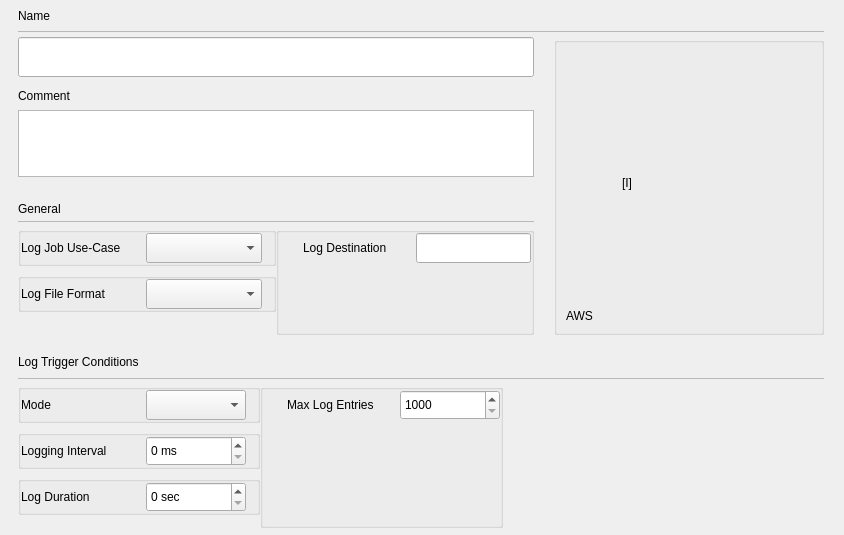
<?xml version="1.0" encoding="UTF-8"?>
<ui version="4.0">
 <class>C_SdNdeDalLogJobPropertiesWidget</class>
 <widget class="QWidget" name="C_SdNdeDalLogJobPropertiesWidget">
  <property name="geometry">
   <rect>
    <x>0</x>
    <y>0</y>
    <width>844</width>
    <height>535</height>
   </rect>
  </property>
  <property name="windowTitle">
   <string>C_SdNdeDalLogJobPropertiesWidget</string>
  </property>
  <layout class="QVBoxLayout" name="verticalLayout">
   <property name="leftMargin">
    <number>18</number>
   </property>
   <property name="topMargin">
    <number>1</number>
   </property>
   <property name="rightMargin">
    <number>20</number>
   </property>
   <property name="bottomMargin">
    <number>5</number>
   </property>
   <item>
    <layout class="QGridLayout" name="gridLayout" rowstretch="0,0,0,0,0,0,0,0,0,0,0" columnstretch="0,0">
     <property name="horizontalSpacing">
      <number>20</number>
     </property>
     <property name="verticalSpacing">
      <number>0</number>
     </property>
     <item row="2" column="0" rowspan="3">
      <layout class="QGridLayout" name="gridLayout_2">
       <property name="topMargin">
        <number>5</number>
       </property>
       <property name="horizontalSpacing">
        <number>9</number>
       </property>
       <property name="verticalSpacing">
        <number>5</number>
       </property>
       <item row="3" column="0">
        <spacer name="verticalSpacer_2">
         <property name="orientation">
          <enum>Qt::Orientation::Vertical</enum>
         </property>
         <property name="sizeType">
          <enum>QSizePolicy::Policy::Fixed</enum>
         </property>
         <property name="sizeHint" stdset="0">
          <size>
           <width>20</width>
           <height>2</height>
          </size>
         </property>
        </spacer>
       </item>
       <item row="5" column="0">
        <spacer name="verticalSpacer_3">
         <property name="orientation">
          <enum>Qt::Orientation::Vertical</enum>
         </property>
         <property name="sizeType">
          <enum>QSizePolicy::Policy::Fixed</enum>
         </property>
         <property name="sizeHint" stdset="0">
          <size>
           <width>20</width>
           <height>7</height>
          </size>
         </property>
        </spacer>
       </item>
       <item row="1" column="0">
        <spacer name="verticalSpacer">
         <property name="orientation">
          <enum>Qt::Orientation::Vertical</enum>
         </property>
         <property name="sizeType">
          <enum>QSizePolicy::Policy::Fixed</enum>
         </property>
         <property name="sizeHint" stdset="0">
          <size>
           <width>20</width>
           <height>7</height>
          </size>
         </property>
        </spacer>
       </item>
       <item row="4" column="0">
        <widget class="stw::opensyde_gui_elements::C_OgeTedPropertiesComment" name="pc_TextEditComment">
         <property name="minimumSize">
          <size>
           <width>0</width>
           <height>67</height>
          </size>
         </property>
         <property name="maximumSize">
          <size>
           <width>16777215</width>
           <height>67</height>
          </size>
         </property>
        </widget>
       </item>
       <item row="2" column="0">
        <widget class="stw::opensyde_gui_elements::C_OgeLabHeadingGroupBold" name="pc_LabelComment">
         <property name="text">
          <string>Comment</string>
         </property>
        </widget>
       </item>
       <item row="0" column="0">
        <widget class="stw::opensyde_gui_elements::C_OgeLePropertiesName" name="pc_LineEditName">
         <property name="sizePolicy">
          <sizepolicy hsizetype="Expanding" vsizetype="Fixed">
           <horstretch>0</horstretch>
           <verstretch>0</verstretch>
          </sizepolicy>
         </property>
         <property name="minimumSize">
          <size>
           <width>0</width>
           <height>40</height>
          </size>
         </property>
         <property name="maximumSize">
          <size>
           <width>16777215</width>
           <height>40</height>
          </size>
         </property>
        </widget>
       </item>
      </layout>
     </item>
     <item row="2" column="1" rowspan="4">
      <layout class="QVBoxLayout" name="verticalLayout_2">
       <property name="spacing">
        <number>0</number>
       </property>
       <property name="topMargin">
        <number>5</number>
       </property>
       <item>
        <widget class="stw::opensyde_gui_elements::C_OgeGbxGrayed" name="pc_GroupBoxIcon">
         <property name="minimumSize">
          <size>
           <width>270</width>
           <height>0</height>
          </size>
         </property>
         <property name="maximumSize">
          <size>
           <width>270</width>
           <height>16777215</height>
          </size>
         </property>
         <property name="title">
          <string/>
         </property>
         <layout class="QVBoxLayout" name="verticalLayout_3">
          <property name="topMargin">
           <number>9</number>
          </property>
          <item>
           <spacer name="verticalSpacer_5">
            <property name="orientation">
             <enum>Qt::Orientation::Vertical</enum>
            </property>
            <property name="sizeHint" stdset="0">
             <size>
              <width>20</width>
              <height>0</height>
             </size>
            </property>
           </spacer>
          </item>
          <item>
           <spacer name="verticalSpacer_6">
            <property name="orientation">
             <enum>Qt::Orientation::Vertical</enum>
            </property>
            <property name="sizeType">
             <enum>QSizePolicy::Policy::Fixed</enum>
            </property>
            <property name="sizeHint" stdset="0">
             <size>
              <width>20</width>
              <height>10</height>
             </size>
            </property>
           </spacer>
          </item>
          <item>
           <layout class="QHBoxLayout" name="horizontalLayout">
            <item>
             <spacer name="horizontalSpacer_2">
              <property name="orientation">
               <enum>Qt::Orientation::Horizontal</enum>
              </property>
              <property name="sizeHint" stdset="0">
               <size>
                <width>5</width>
                <height>20</height>
               </size>
              </property>
             </spacer>
            </item>
            <item>
             <spacer name="horizontalSpacer_3">
              <property name="orientation">
               <enum>Qt::Orientation::Horizontal</enum>
              </property>
              <property name="sizeType">
               <enum>QSizePolicy::Policy::Fixed</enum>
              </property>
              <property name="sizeHint" stdset="0">
               <size>
                <width>10</width>
                <height>20</height>
               </size>
              </property>
             </spacer>
            </item>
            <item>
             <widget class="stw::opensyde_gui_elements::C_OgeLabSvgOnly" name="pc_LabelIcon">
              <property name="minimumSize">
               <size>
                <width>144</width>
                <height>144</height>
               </size>
              </property>
              <property name="maximumSize">
               <size>
                <width>144</width>
                <height>144</height>
               </size>
              </property>
              <property name="text">
               <string>[I]</string>
              </property>
             </widget>
            </item>
            <item>
             <spacer name="horizontalSpacer_4">
              <property name="orientation">
               <enum>Qt::Orientation::Horizontal</enum>
              </property>
              <property name="sizeHint" stdset="0">
               <size>
                <width>5</width>
                <height>20</height>
               </size>
              </property>
             </spacer>
            </item>
           </layout>
          </item>
          <item>
           <spacer name="verticalSpacer_7">
            <property name="orientation">
             <enum>Qt::Orientation::Vertical</enum>
            </property>
            <property name="sizeHint" stdset="0">
             <size>
              <width>20</width>
              <height>0</height>
             </size>
            </property>
           </spacer>
          </item>
          <item>
           <widget class="stw::opensyde_gui_elements::C_OgeLabGenericNoPaddingNoMargins" name="pc_LabelIconFileFormat">
            <property name="text">
             <string>AWS</string>
            </property>
           </widget>
          </item>
         </layout>
        </widget>
       </item>
      </layout>
     </item>
     <item row="6" column="0">
      <spacer name="verticalSpacer_9">
       <property name="orientation">
        <enum>Qt::Orientation::Vertical</enum>
       </property>
       <property name="sizeType">
        <enum>QSizePolicy::Policy::Fixed</enum>
       </property>
       <property name="sizeHint" stdset="0">
        <size>
         <width>20</width>
         <height>20</height>
        </size>
       </property>
      </spacer>
     </item>
     <item row="7" column="0" colspan="2">
      <widget class="stw::opensyde_gui_elements::C_OgeLabHeadingGroupBold" name="pc_LabelLogTriggerConditions">
       <property name="text">
        <string>Log Trigger Conditions</string>
       </property>
      </widget>
     </item>
     <item row="10" column="0">
      <layout class="QGridLayout" name="gridLayout_5">
       <property name="topMargin">
        <number>5</number>
       </property>
       <property name="bottomMargin">
        <number>2</number>
       </property>
       <property name="horizontalSpacing">
        <number>9</number>
       </property>
       <property name="verticalSpacing">
        <number>5</number>
       </property>
       <item row="0" column="0">
        <layout class="QHBoxLayout" name="horizontalLayout_2" stretch="1,1,1">
         <property name="spacing">
          <number>0</number>
         </property>
         <property name="leftMargin">
          <number>0</number>
         </property>
         <property name="topMargin">
          <number>0</number>
         </property>
         <property name="rightMargin">
          <number>0</number>
         </property>
         <property name="bottomMargin">
          <number>0</number>
         </property>
         <item>
          <layout class="QVBoxLayout" name="verticalLayout_5" stretch="0,0,0,1">
           <property name="spacing">
            <number>7</number>
           </property>
           <property name="rightMargin">
            <number>0</number>
           </property>
           <property name="bottomMargin">
            <number>0</number>
           </property>
           <item>
            <widget class="stw::opensyde_gui_elements::C_OgeGbxTransparent" name="pc_GbxMode">
             <property name="title">
              <string/>
             </property>
             <layout class="QHBoxLayout" name="horizontalLayout_11">
              <property name="spacing">
               <number>20</number>
              </property>
              <property name="leftMargin">
               <number>0</number>
              </property>
              <property name="topMargin">
               <number>0</number>
              </property>
              <property name="rightMargin">
               <number>11</number>
              </property>
              <property name="bottomMargin">
               <number>0</number>
              </property>
              <item>
               <widget class="stw::opensyde_gui_elements::C_OgeLabGroupItem" name="pc_LabelMode">
                <property name="sizePolicy">
                 <sizepolicy hsizetype="Preferred" vsizetype="Preferred">
                  <horstretch>0</horstretch>
                  <verstretch>0</verstretch>
                 </sizepolicy>
                </property>
                <property name="minimumSize">
                 <size>
                  <width>105</width>
                  <height>0</height>
                 </size>
                </property>
                <property name="maximumSize">
                 <size>
                  <width>105</width>
                  <height>16777215</height>
                 </size>
                </property>
                <property name="text">
                 <string>Mode</string>
                </property>
               </widget>
              </item>
              <item>
               <widget class="stw::opensyde_gui_elements::C_OgeCbxText" name="pc_ComboBoxLocalData">
                <property name="sizePolicy">
                 <sizepolicy hsizetype="Expanding" vsizetype="Fixed">
                  <horstretch>0</horstretch>
                  <verstretch>0</verstretch>
                 </sizepolicy>
                </property>
                <property name="minimumSize">
                 <size>
                  <width>100</width>
                  <height>30</height>
                 </size>
                </property>
                <property name="maximumSize">
                 <size>
                  <width>16777215</width>
                  <height>30</height>
                 </size>
                </property>
               </widget>
              </item>
             </layout>
            </widget>
           </item>
           <item>
            <widget class="stw::opensyde_gui_elements::C_OgeGbxTransparent" name="pc_GbxLoggingInterval">
             <property name="title">
              <string/>
             </property>
             <layout class="QHBoxLayout" name="horizontalLayout_12">
              <property name="spacing">
               <number>20</number>
              </property>
              <property name="leftMargin">
               <number>0</number>
              </property>
              <property name="topMargin">
               <number>0</number>
              </property>
              <property name="rightMargin">
               <number>0</number>
              </property>
              <property name="bottomMargin">
               <number>0</number>
              </property>
              <item>
               <widget class="stw::opensyde_gui_elements::C_OgeLabGroupItem" name="pc_LabelLoggingInterval">
                <property name="minimumSize">
                 <size>
                  <width>105</width>
                  <height>0</height>
                 </size>
                </property>
                <property name="maximumSize">
                 <size>
                  <width>105</width>
                  <height>16777215</height>
                 </size>
                </property>
                <property name="text">
                 <string>Logging Interval</string>
                </property>
               </widget>
              </item>
              <item>
               <widget class="QWidget" name="pc_WidgetLoggingInterval" native="true">
                <layout class="QHBoxLayout" name="horizontalLayout_6" stretch="1,1">
                 <property name="spacing">
                  <number>15</number>
                 </property>
                 <property name="leftMargin">
                  <number>0</number>
                 </property>
                 <property name="topMargin">
                  <number>0</number>
                 </property>
                 <property name="rightMargin">
                  <number>0</number>
                 </property>
                 <property name="bottomMargin">
                  <number>0</number>
                 </property>
                 <item>
                  <widget class="stw::opensyde_gui_elements::C_OgeSpxNumber" name="pc_SpinBoxLoggingInterval">
                   <property name="sizePolicy">
                    <sizepolicy hsizetype="Minimum" vsizetype="Fixed">
                     <horstretch>0</horstretch>
                     <verstretch>0</verstretch>
                    </sizepolicy>
                   </property>
                   <property name="minimumSize">
                    <size>
                     <width>100</width>
                     <height>30</height>
                    </size>
                   </property>
                   <property name="maximumSize">
                    <size>
                     <width>16777215</width>
                     <height>30</height>
                    </size>
                   </property>
                   <property name="suffix">
                    <string> ms</string>
                   </property>
                   <property name="maximum">
                    <number>1000</number>
                   </property>
                  </widget>
                 </item>
                 <item>
                  <spacer name="horizontalSpacer">
                   <property name="orientation">
                    <enum>Qt::Orientation::Horizontal</enum>
                   </property>
                   <property name="sizeHint" stdset="0">
                    <size>
                     <width>40</width>
                     <height>20</height>
                    </size>
                   </property>
                  </spacer>
                 </item>
                </layout>
               </widget>
              </item>
             </layout>
            </widget>
           </item>
           <item>
            <widget class="stw::opensyde_gui_elements::C_OgeGbxTransparent" name="pc_GbxLogDuration">
             <property name="title">
              <string/>
             </property>
             <layout class="QHBoxLayout" name="horizontalLayout_13">
              <property name="spacing">
               <number>20</number>
              </property>
              <property name="leftMargin">
               <number>0</number>
              </property>
              <property name="topMargin">
               <number>0</number>
              </property>
              <property name="rightMargin">
               <number>0</number>
              </property>
              <property name="bottomMargin">
               <number>0</number>
              </property>
              <item>
               <widget class="stw::opensyde_gui_elements::C_OgeLabGroupItem" name="pc_LabelLogDuration">
                <property name="minimumSize">
                 <size>
                  <width>105</width>
                  <height>0</height>
                 </size>
                </property>
                <property name="maximumSize">
                 <size>
                  <width>105</width>
                  <height>16777215</height>
                 </size>
                </property>
                <property name="text">
                 <string>Log Duration</string>
                </property>
               </widget>
              </item>
              <item>
               <widget class="QWidget" name="pc_WidgetLogDuration" native="true">
                <layout class="QHBoxLayout" name="horizontalLayout_7" stretch="1,1">
                 <property name="spacing">
                  <number>15</number>
                 </property>
                 <property name="leftMargin">
                  <number>0</number>
                 </property>
                 <property name="topMargin">
                  <number>0</number>
                 </property>
                 <property name="rightMargin">
                  <number>0</number>
                 </property>
                 <property name="bottomMargin">
                  <number>0</number>
                 </property>
                 <item>
                  <widget class="stw::opensyde_gui_elements::C_OgeSpxNumber" name="pc_SpinBoxLogDuration">
                   <property name="sizePolicy">
                    <sizepolicy hsizetype="Minimum" vsizetype="Fixed">
                     <horstretch>0</horstretch>
                     <verstretch>0</verstretch>
                    </sizepolicy>
                   </property>
                   <property name="minimumSize">
                    <size>
                     <width>100</width>
                     <height>30</height>
                    </size>
                   </property>
                   <property name="maximumSize">
                    <size>
                     <width>16777215</width>
                     <height>30</height>
                    </size>
                   </property>
                   <property name="suffix">
                    <string> sec</string>
                   </property>
                  </widget>
                 </item>
                 <item>
                  <spacer name="horizontalSpacer_7">
                   <property name="orientation">
                    <enum>Qt::Orientation::Horizontal</enum>
                   </property>
                   <property name="sizeHint" stdset="0">
                    <size>
                     <width>40</width>
                     <height>20</height>
                    </size>
                   </property>
                  </spacer>
                 </item>
                </layout>
               </widget>
              </item>
             </layout>
            </widget>
           </item>
           <item>
            <spacer name="verticalSpacer_8">
             <property name="orientation">
              <enum>Qt::Orientation::Vertical</enum>
             </property>
             <property name="sizeHint" stdset="0">
              <size>
               <width>0</width>
               <height>0</height>
              </size>
             </property>
            </spacer>
           </item>
          </layout>
         </item>
         <item>
          <widget class="stw::opensyde_gui_elements::C_OgeGbxTransparent" name="pc_GroupBoxMaxLogEntries">
           <property name="title">
            <string/>
           </property>
           <layout class="QVBoxLayout" name="verticalLayout_4" stretch="0,1">
            <property name="spacing">
             <number>0</number>
            </property>
            <property name="leftMargin">
             <number>24</number>
            </property>
            <property name="topMargin">
             <number>0</number>
            </property>
            <property name="rightMargin">
             <number>0</number>
            </property>
            <property name="bottomMargin">
             <number>0</number>
            </property>
            <item>
             <layout class="QHBoxLayout" name="horizontalLayout_3">
              <property name="spacing">
               <number>20</number>
              </property>
              <item>
               <widget class="stw::opensyde_gui_elements::C_OgeLabGroupItem" name="pc_LabelMaxLogEntries">
                <property name="minimumSize">
                 <size>
                  <width>93</width>
                  <height>0</height>
                 </size>
                </property>
                <property name="maximumSize">
                 <size>
                  <width>93</width>
                  <height>16777215</height>
                 </size>
                </property>
                <property name="text">
                 <string>Max Log Entries</string>
                </property>
               </widget>
              </item>
              <item>
               <widget class="QWidget" name="pc_WidgetMaxLogEntries" native="true">
                <property name="minimumSize">
                 <size>
                  <width>0</width>
                  <height>0</height>
                 </size>
                </property>
                <layout class="QHBoxLayout" name="horizontalLayout_8" stretch="1,1">
                 <property name="spacing">
                  <number>15</number>
                 </property>
                 <property name="leftMargin">
                  <number>0</number>
                 </property>
                 <property name="topMargin">
                  <number>0</number>
                 </property>
                 <property name="rightMargin">
                  <number>0</number>
                 </property>
                 <property name="bottomMargin">
                  <number>0</number>
                 </property>
                 <item>
                  <widget class="stw::opensyde_gui_elements::C_OgeSpxNumber" name="pc_SpxBoxMaxLogEntries">
                   <property name="sizePolicy">
                    <sizepolicy hsizetype="Minimum" vsizetype="Fixed">
                     <horstretch>0</horstretch>
                     <verstretch>0</verstretch>
                    </sizepolicy>
                   </property>
                   <property name="minimumSize">
                    <size>
                     <width>100</width>
                     <height>30</height>
                    </size>
                   </property>
                   <property name="maximumSize">
                    <size>
                     <width>16777215</width>
                     <height>30</height>
                    </size>
                   </property>
                   <property name="minimum">
                    <number>1000</number>
                   </property>
                   <property name="maximum">
                    <number>10000</number>
                   </property>
                  </widget>
                 </item>
                 <item>
                  <spacer name="horizontalSpacer_8">
                   <property name="orientation">
                    <enum>Qt::Orientation::Horizontal</enum>
                   </property>
                   <property name="sizeHint" stdset="0">
                    <size>
                     <width>40</width>
                     <height>20</height>
                    </size>
                   </property>
                  </spacer>
                 </item>
                </layout>
               </widget>
              </item>
             </layout>
            </item>
            <item>
             <spacer name="verticalSpacer_4">
              <property name="orientation">
               <enum>Qt::Orientation::Vertical</enum>
              </property>
              <property name="sizeHint" stdset="0">
               <size>
                <width>0</width>
                <height>0</height>
               </size>
              </property>
             </spacer>
            </item>
           </layout>
          </widget>
         </item>
         <item>
          <widget class="stw::opensyde_gui::C_SdNdeDalLogJobAdditionalTriggerPropertiesWidget" name="pc_WidgetAdditionalTriggerProperties" native="true"/>
         </item>
        </layout>
       </item>
      </layout>
     </item>
     <item row="9" column="0" colspan="2">
      <widget class="stw::opensyde_gui_elements::C_OgeFraSeparator" name="frame_2">
       <property name="minimumSize">
        <size>
         <width>0</width>
         <height>1</height>
        </size>
       </property>
       <property name="maximumSize">
        <size>
         <width>16777215</width>
         <height>1</height>
        </size>
       </property>
       <property name="frameShape">
        <enum>QFrame::Shape::StyledPanel</enum>
       </property>
       <property name="frameShadow">
        <enum>QFrame::Shadow::Raised</enum>
       </property>
      </widget>
     </item>
     <item row="1" column="0" colspan="2">
      <widget class="stw::opensyde_gui_elements::C_OgeFraSeparator" name="pc_SeperatorName">
       <property name="minimumSize">
        <size>
         <width>0</width>
         <height>1</height>
        </size>
       </property>
       <property name="maximumSize">
        <size>
         <width>16777215</width>
         <height>1</height>
        </size>
       </property>
       <property name="frameShape">
        <enum>QFrame::Shape::StyledPanel</enum>
       </property>
       <property name="frameShadow">
        <enum>QFrame::Shadow::Raised</enum>
       </property>
      </widget>
     </item>
     <item row="0" column="0" colspan="2">
      <widget class="stw::opensyde_gui_elements::C_OgeLabHeadingGroupBold" name="pc_LabelName">
       <property name="minimumSize">
        <size>
         <width>0</width>
         <height>30</height>
        </size>
       </property>
       <property name="maximumSize">
        <size>
         <width>16777215</width>
         <height>30</height>
        </size>
       </property>
       <property name="text">
        <string>Name</string>
       </property>
      </widget>
     </item>
     <item row="5" column="0">
      <layout class="QGridLayout" name="pc_GridGeneralSection" columnstretch="0,0">
       <property name="topMargin">
        <number>18</number>
       </property>
       <property name="bottomMargin">
        <number>0</number>
       </property>
       <property name="horizontalSpacing">
        <number>9</number>
       </property>
       <property name="verticalSpacing">
        <number>5</number>
       </property>
       <item row="0" column="0" colspan="2">
        <widget class="stw::opensyde_gui_elements::C_OgeLabHeadingGroupBold" name="pc_LabelGeneral">
         <property name="text">
          <string>General</string>
         </property>
        </widget>
       </item>
       <item row="2" column="0" colspan="2">
        <layout class="QHBoxLayout" name="horizontalLayout_4" stretch="1,1">
         <property name="spacing">
          <number>0</number>
         </property>
         <property name="topMargin">
          <number>0</number>
         </property>
         <property name="rightMargin">
          <number>0</number>
         </property>
         <property name="bottomMargin">
          <number>0</number>
         </property>
         <item>
          <layout class="QVBoxLayout" name="verticalLayout_6" stretch="0,0,0">
           <property name="spacing">
            <number>7</number>
           </property>
           <property name="rightMargin">
            <number>0</number>
           </property>
           <property name="bottomMargin">
            <number>0</number>
           </property>
           <item>
            <widget class="stw::opensyde_gui_elements::C_OgeGbxTransparent" name="pc_GbxUseCase">
             <property name="title">
              <string/>
             </property>
             <layout class="QHBoxLayout" name="horizontalLayout_9">
              <property name="spacing">
               <number>20</number>
              </property>
              <property name="leftMargin">
               <number>0</number>
              </property>
              <property name="topMargin">
               <number>0</number>
              </property>
              <property name="rightMargin">
               <number>11</number>
              </property>
              <property name="bottomMargin">
               <number>0</number>
              </property>
              <item>
               <widget class="stw::opensyde_gui_elements::C_OgeLabGroupItem" name="pc_LabelLogJobUseCase">
                <property name="sizePolicy">
                 <sizepolicy hsizetype="Preferred" vsizetype="Preferred">
                  <horstretch>0</horstretch>
                  <verstretch>0</verstretch>
                 </sizepolicy>
                </property>
                <property name="minimumSize">
                 <size>
                  <width>105</width>
                  <height>0</height>
                 </size>
                </property>
                <property name="maximumSize">
                 <size>
                  <width>105</width>
                  <height>16777215</height>
                 </size>
                </property>
                <property name="text">
                 <string>Log Job Use-Case</string>
                </property>
               </widget>
              </item>
              <item>
               <widget class="stw::opensyde_gui_elements::C_OgeCbxText" name="pc_ComboBoxLogJobUseCase">
                <property name="sizePolicy">
                 <sizepolicy hsizetype="Expanding" vsizetype="Fixed">
                  <horstretch>0</horstretch>
                  <verstretch>0</verstretch>
                 </sizepolicy>
                </property>
                <property name="minimumSize">
                 <size>
                  <width>100</width>
                  <height>30</height>
                 </size>
                </property>
                <property name="maximumSize">
                 <size>
                  <width>16777215</width>
                  <height>30</height>
                 </size>
                </property>
               </widget>
              </item>
             </layout>
            </widget>
           </item>
           <item>
            <widget class="stw::opensyde_gui_elements::C_OgeGbxTransparent" name="pc_GbxFileFormat">
             <property name="title">
              <string/>
             </property>
             <layout class="QHBoxLayout" name="horizontalLayout_10">
              <property name="spacing">
               <number>20</number>
              </property>
              <property name="leftMargin">
               <number>0</number>
              </property>
              <property name="topMargin">
               <number>0</number>
              </property>
              <property name="rightMargin">
               <number>11</number>
              </property>
              <property name="bottomMargin">
               <number>0</number>
              </property>
              <item>
               <widget class="stw::opensyde_gui_elements::C_OgeLabGroupItem" name="pc_LabelLogFileFormat">
                <property name="sizePolicy">
                 <sizepolicy hsizetype="Preferred" vsizetype="Preferred">
                  <horstretch>0</horstretch>
                  <verstretch>0</verstretch>
                 </sizepolicy>
                </property>
                <property name="minimumSize">
                 <size>
                  <width>105</width>
                  <height>0</height>
                 </size>
                </property>
                <property name="maximumSize">
                 <size>
                  <width>105</width>
                  <height>16777215</height>
                 </size>
                </property>
                <property name="text">
                 <string>Log File Format</string>
                </property>
               </widget>
              </item>
              <item>
               <widget class="stw::opensyde_gui_elements::C_OgeCbxText" name="pc_ComboBoxLogFileFormat">
                <property name="sizePolicy">
                 <sizepolicy hsizetype="Expanding" vsizetype="Fixed">
                  <horstretch>0</horstretch>
                  <verstretch>0</verstretch>
                 </sizepolicy>
                </property>
                <property name="minimumSize">
                 <size>
                  <width>100</width>
                  <height>30</height>
                 </size>
                </property>
                <property name="maximumSize">
                 <size>
                  <width>16777215</width>
                  <height>30</height>
                 </size>
                </property>
               </widget>
              </item>
             </layout>
            </widget>
           </item>
           <item>
            <spacer name="verticalSpacer_12">
             <property name="orientation">
              <enum>Qt::Orientation::Vertical</enum>
             </property>
             <property name="sizeHint" stdset="0">
              <size>
               <width>0</width>
               <height>0</height>
              </size>
             </property>
            </spacer>
           </item>
          </layout>
         </item>
         <item>
          <widget class="stw::opensyde_gui_elements::C_OgeGbxTransparent" name="pc_GbxLogDestination">
           <property name="title">
            <string/>
           </property>
           <layout class="QVBoxLayout" name="verticalLayout_7" stretch="0,1">
            <property name="spacing">
             <number>0</number>
            </property>
            <property name="leftMargin">
             <number>24</number>
            </property>
            <property name="topMargin">
             <number>0</number>
            </property>
            <property name="rightMargin">
             <number>0</number>
            </property>
            <property name="bottomMargin">
             <number>0</number>
            </property>
            <item>
             <layout class="QHBoxLayout" name="horizontalLayout_5">
              <property name="spacing">
               <number>20</number>
              </property>
              <item>
               <widget class="stw::opensyde_gui_elements::C_OgeLabGroupItem" name="pc_LabelLogDestination">
                <property name="minimumSize">
                 <size>
                  <width>93</width>
                  <height>0</height>
                 </size>
                </property>
                <property name="maximumSize">
                 <size>
                  <width>93</width>
                  <height>16777215</height>
                 </size>
                </property>
                <property name="text">
                 <string>Log Destination</string>
                </property>
               </widget>
              </item>
              <item>
               <widget class="stw::opensyde_gui_elements::C_OgeLeProperties" name="pc_LineEditLogDestination">
                <property name="minimumSize">
                 <size>
                  <width>100</width>
                  <height>30</height>
                 </size>
                </property>
                <property name="maximumSize">
                 <size>
                  <width>16777215</width>
                  <height>30</height>
                 </size>
                </property>
               </widget>
              </item>
             </layout>
            </item>
            <item>
             <spacer name="verticalSpacer_10">
              <property name="orientation">
               <enum>Qt::Orientation::Vertical</enum>
              </property>
              <property name="sizeHint" stdset="0">
               <size>
                <width>0</width>
                <height>0</height>
               </size>
              </property>
             </spacer>
            </item>
           </layout>
          </widget>
         </item>
        </layout>
       </item>
       <item row="1" column="0" colspan="2">
        <widget class="stw::opensyde_gui_elements::C_OgeFraSeparator" name="frame">
         <property name="minimumSize">
          <size>
           <width>0</width>
           <height>1</height>
          </size>
         </property>
         <property name="maximumSize">
          <size>
           <width>16777215</width>
           <height>1</height>
          </size>
         </property>
         <property name="frameShape">
          <enum>QFrame::Shape::StyledPanel</enum>
         </property>
         <property name="frameShadow">
          <enum>QFrame::Shadow::Raised</enum>
         </property>
        </widget>
       </item>
      </layout>
     </item>
     <item row="8" column="0" colspan="2">
      <spacer name="verticalSpacer_11">
       <property name="orientation">
        <enum>Qt::Orientation::Vertical</enum>
       </property>
       <property name="sizeType">
        <enum>QSizePolicy::Policy::Fixed</enum>
       </property>
       <property name="sizeHint" stdset="0">
        <size>
         <width>20</width>
         <height>9</height>
        </size>
       </property>
      </spacer>
     </item>
    </layout>
   </item>
  </layout>
 </widget>
 <customwidgets>
  <customwidget>
   <class>stw::opensyde_gui_elements::C_OgeLabGroupItem</class>
   <extends>QLabel</extends>
   <header>C_OgeLabGroupItem.hpp</header>
  </customwidget>
  <customwidget>
   <class>stw::opensyde_gui_elements::C_OgeCbxText</class>
   <extends>QComboBox</extends>
   <header>C_OgeCbxText.hpp</header>
  </customwidget>
  <customwidget>
   <class>stw::opensyde_gui_elements::C_OgeSpxNumber</class>
   <extends>QSpinBox</extends>
   <header>C_OgeSpxNumber.hpp</header>
  </customwidget>
  <customwidget>
   <class>stw::opensyde_gui_elements::C_OgeLabGenericNoPaddingNoMargins</class>
   <extends>QLabel</extends>
   <header>C_OgeLabGenericNoPaddingNoMargins.hpp</header>
  </customwidget>
  <customwidget>
   <class>stw::opensyde_gui_elements::C_OgeLabHeadingGroupBold</class>
   <extends>QLabel</extends>
   <header>C_OgeLabHeadingGroupBold.hpp</header>
  </customwidget>
  <customwidget>
   <class>stw::opensyde_gui_elements::C_OgeFraSeparator</class>
   <extends>QFrame</extends>
   <header>C_OgeFraSeparator.hpp</header>
   <container>1</container>
  </customwidget>
  <customwidget>
   <class>stw::opensyde_gui_elements::C_OgeTedPropertiesComment</class>
   <extends>QTextEdit</extends>
   <header>C_OgeTedPropertiesComment.hpp</header>
  </customwidget>
  <customwidget>
   <class>stw::opensyde_gui_elements::C_OgeLePropertiesName</class>
   <extends>QLineEdit</extends>
   <header>C_OgeLePropertiesName.hpp</header>
  </customwidget>
  <customwidget>
   <class>stw::opensyde_gui_elements::C_OgeGbxGrayed</class>
   <extends>QGroupBox</extends>
   <header>C_OgeGbxGrayed.hpp</header>
   <container>1</container>
  </customwidget>
  <customwidget>
   <class>stw::opensyde_gui_elements::C_OgeLabSvgOnly</class>
   <extends>QLabel</extends>
   <header>C_OgeLabSvgOnly.hpp</header>
  </customwidget>
  <customwidget>
   <class>stw::opensyde_gui_elements::C_OgeLeProperties</class>
   <extends>QLineEdit</extends>
   <header>C_OgeLeProperties.hpp</header>
  </customwidget>
  <customwidget>
   <class>stw::opensyde_gui::C_SdNdeDalLogJobAdditionalTriggerPropertiesWidget</class>
   <extends>QWidget</extends>
   <header>C_SdNdeDalLogJobAdditionalTriggerPropertiesWidget.hpp</header>
   <container>1</container>
  </customwidget>
  <customwidget>
   <class>stw::opensyde_gui_elements::C_OgeGbxTransparent</class>
   <extends>QGroupBox</extends>
   <header>C_OgeGbxTransparent.hpp</header>
   <container>1</container>
  </customwidget>
 </customwidgets>
 <resources/>
 <connections/>
</ui>
